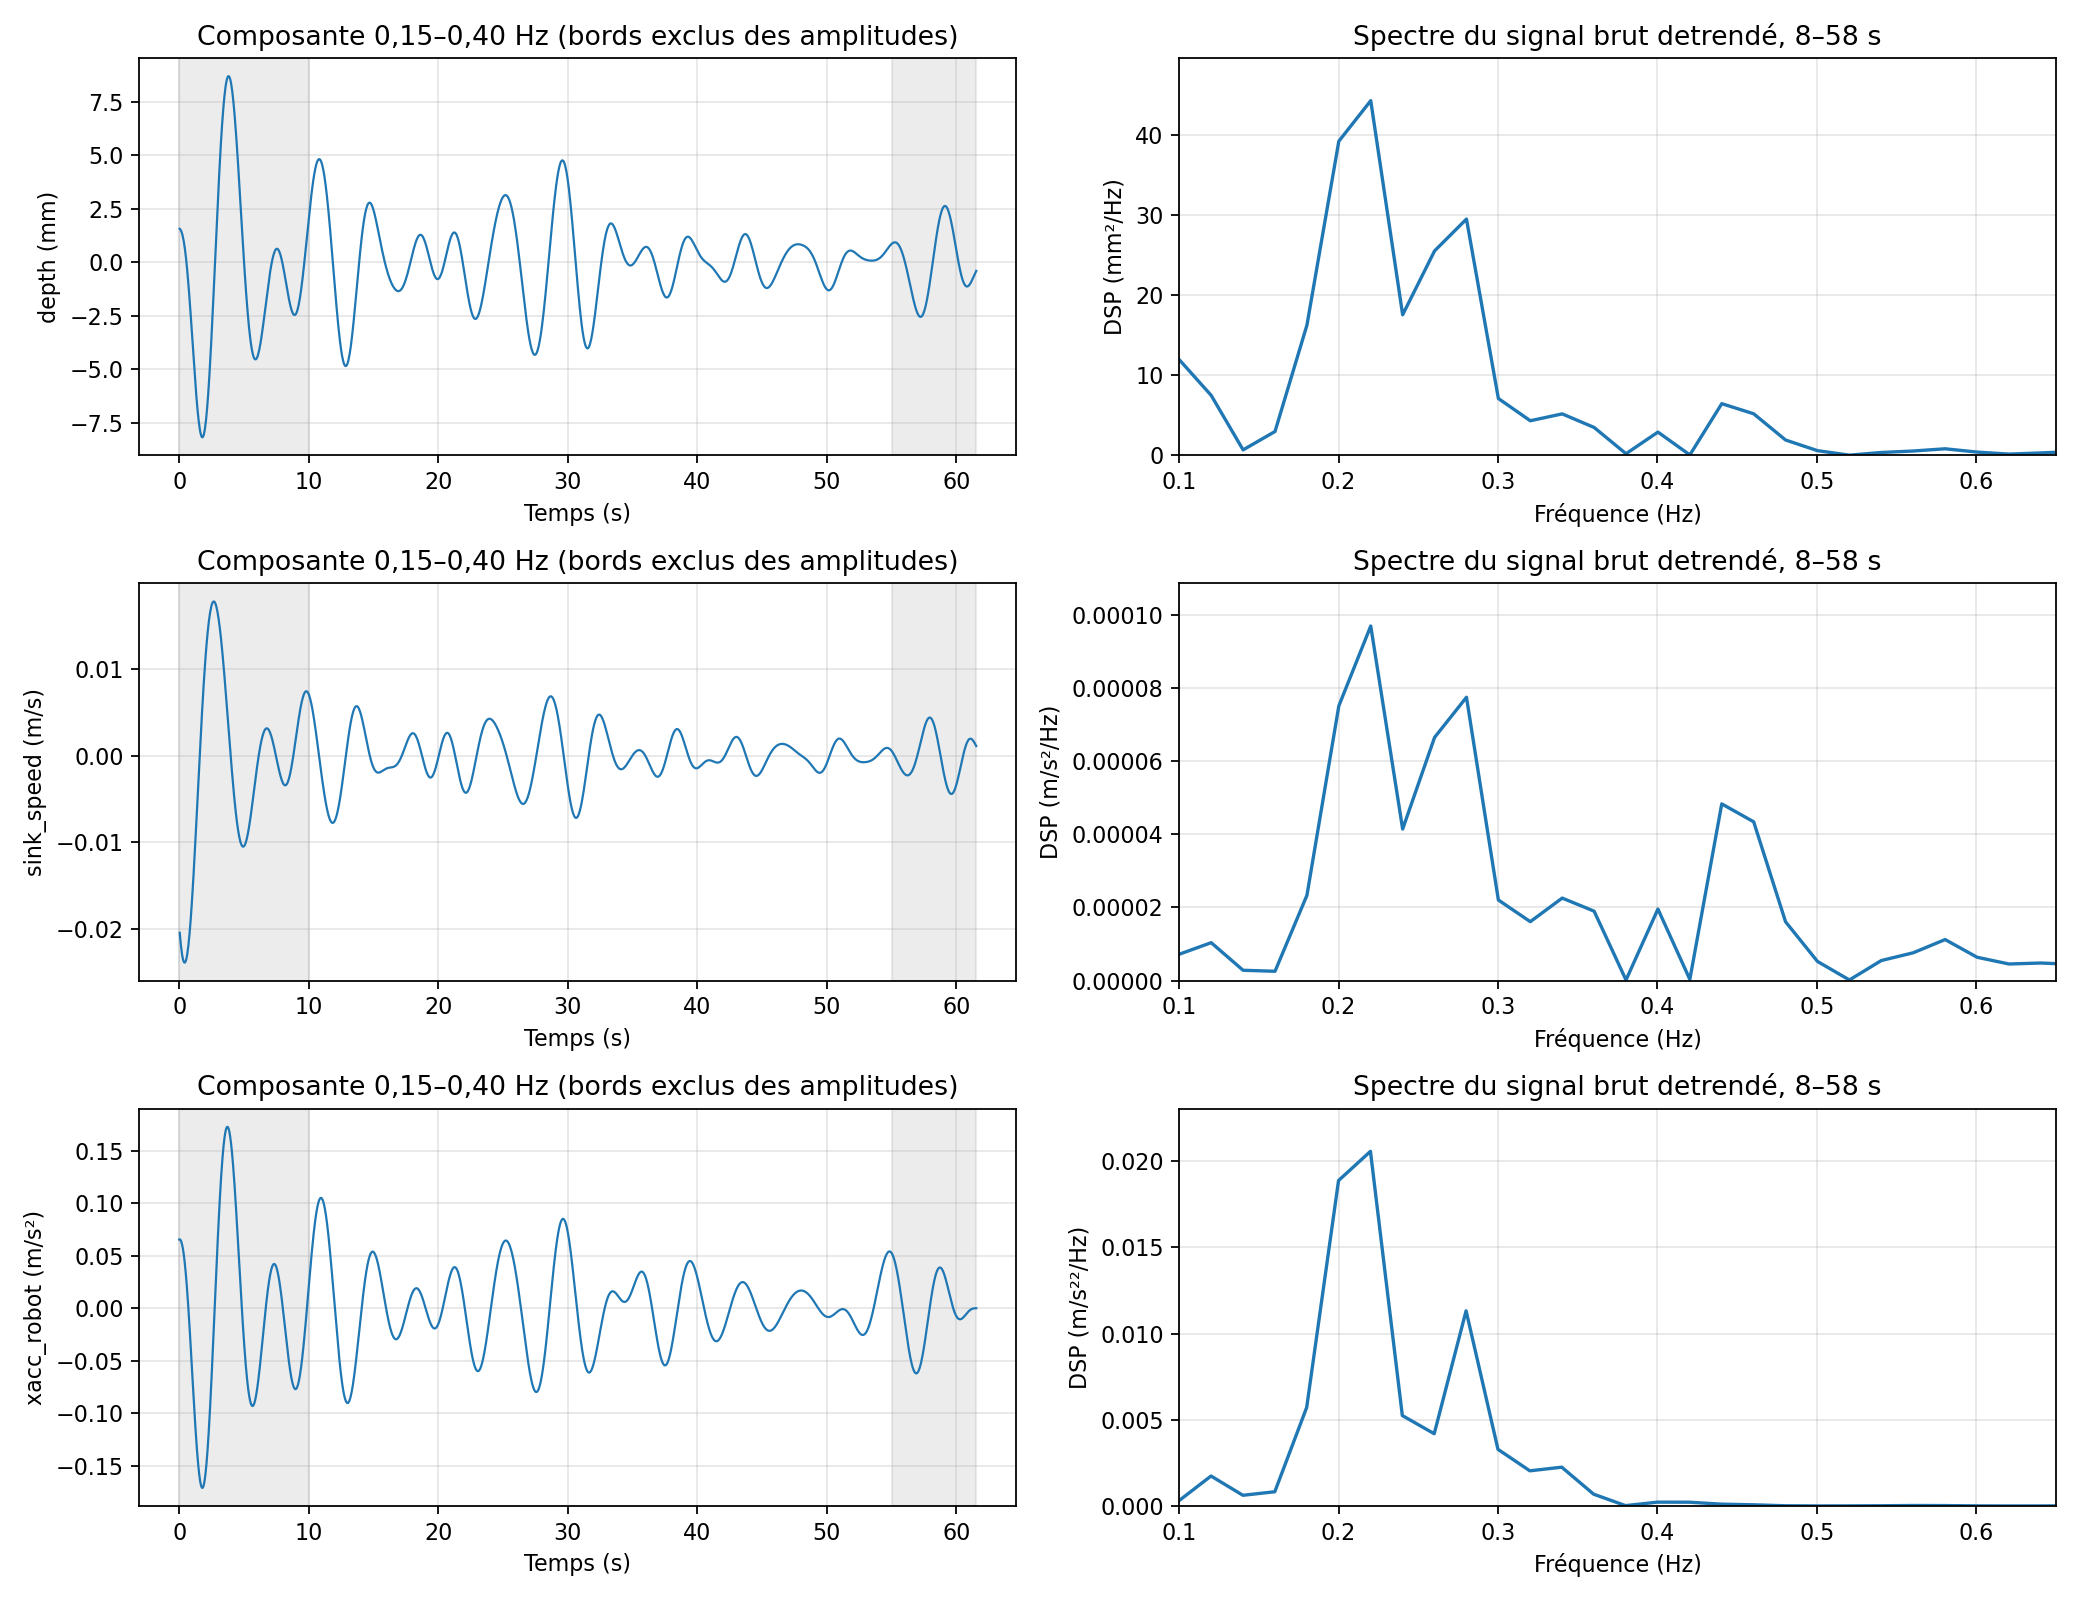

Here is the Python script that generated this plot:
"""Analyse reproductible de l'essai vague. Executer : python3 -s analyse_vague.py."""
import json
from pathlib import Path
import numpy as np
from scipy import signal
import matplotlib
matplotlib.use("Agg")
import matplotlib.pyplot as plt

SRC = Path("/home/crc/data_exp_2909/vague")
OUT = Path(__file__).resolve().parent
BAND = (0.15, 0.40)
results = {}
series = {}
for typ, keys in [("bar30", ["depth", "sink_speed"]), ("imu", ["xacc_robot", "yacc_robot", "zacc_robot"])]:
    data = [json.loads(l) for l in (SRC / f"vague_{typ}.jsonl").read_text().splitlines()]
    t = np.array([r["time"] for r in data])
    assert np.all(np.diff(t)>0)
    fs = 1 / np.median(np.diff(t))
    tu = np.arange(t[0], t[-1], 1/fs)
    for key in keys:
        x = np.array([r[key] for r in data])
        assert np.all(np.isfinite(x))
        xu = np.interp(tu, t, x)
        band = signal.sosfiltfilt(signal.butter(3, BAND, btype="bandpass", fs=fs, output="sos"), signal.detrend(xu))
        mask = (tu>=10)&(tu<=55)
        central = band[mask]
        # Equivalent sinusoidal amplitude, not an individual measured wave height.
        amp = np.sqrt(2)*np.std(central)
        segments = {}
        for a,b in [(0,61.5),(8,58),(8,33),(33,58)]:
            m=(tu>=a)&(tu<=b)
            f,p=signal.periodogram(signal.detrend(xu[m]),fs,window="hann")
            peaks,_=signal.find_peaks(p)
            inds=sorted([k for k in peaks if .15<=f[k]<=.4],key=lambda k:p[k],reverse=True)[:2]
            segments[f"{a}-{b}"]={"resolution_hz":float(f[1]-f[0]),"peaks_hz":[float(f[k]) for k in inds]}
        f,p=signal.periodogram(signal.detrend(xu[(tu>=8)&(tu<=58)]),fs,window="hann")
        results[key]={"unit": "m" if key=="depth" else "m/s" if key=="sink_speed" else "m/s²",
            "amplitude_equivalente":float(amp),"crete_a_crete_equivalente":float(2*amp),
            "rms_bande":float(np.std(central)),"p95_p05_bande":float(np.percentile(central,95)-np.percentile(central,5)),
            "segments":segments,"fs_grille_hz":float(fs),"fs_moyen_hz":float((len(t)-1)/(t[-1]-t[0]))}
        series[key]=(tu,xu,band,f,p,fs)
# Check speed construction on original timestamps.
d=[json.loads(l) for l in (SRC/"vague_bar30.jsonl").read_text().splitlines()]
t=np.array([r["time"] for r in d]); dep=np.array([r["depth"] for r in d]); vel=np.array([r["sink_speed"] for r in d])
results["verification_vitesse"]={"rmse_difference_finie":float(np.sqrt(np.mean((np.diff(dep)/np.diff(t)-vel[1:])**2)))}
fig,axs=plt.subplots(3,2,figsize=(13,10))
for i,key in enumerate(["depth","sink_speed","xacc_robot"]):
    tu,xu,band,f,p,fs=series[key]
    scale=1000 if key=="depth" else 1
    unit="mm" if key=="depth" else results[key]["unit"]
    axs[i,0].plot(tu,band*scale,lw=1)
    axs[i,0].axvspan(0,10,color="gray",alpha=.15); axs[i,0].axvspan(55,tu[-1],color="gray",alpha=.15)
    axs[i,0].set(xlabel="Temps (s)",ylabel=f"{key} ({unit})",title="Composante 0,15–0,40 Hz (bords exclus des amplitudes)")
    axs[i,1].plot(f,p*scale**2)
    axs[i,1].set_ylim(0, 1.12*np.max(p[(f>=.1)&(f<=.65)])*scale**2)
    axs[i,1].set(xlim=(.1,.65),xlabel="Fréquence (Hz)",ylabel=f"DSP ({unit}²/Hz)",title="Spectre du signal brut detrendé, 8–58 s")
    for a in axs[i]: a.grid(alpha=.3)
fig.tight_layout(); fig.savefig(OUT/"analyse_vague.png",dpi=160); plt.close(fig)
tu,xu,band,f,p,fs=series["sink_speed"]
fig,axs=plt.subplots(2,1,figsize=(12,7))
axs[0].plot(tu,xu,color=".65",lw=.6,label="Vitesse brute")
for fc in [.08,.1]:
    sos=signal.butter(2,fc,fs=fs,output="sos")
    y=signal.sosfiltfilt(sos,xu)
    axs[0].plot(tu,y,label=f"Butterworth ordre 2, {fc} Hz, aller-retour")
    axs[1].plot(tu,y,label=f"{fc} Hz, aller-retour")
    _,h=signal.sosfreqz(sos,worN=[.21,.28],fs=fs)
    results[f"filtre_{fc}"]={"gain_causal_021_028":np.abs(h).tolist(),"gain_aller_retour_021_028":(np.abs(h)**2).tolist()}
for a in axs:
    a.set(xlabel="Temps (s)",ylabel="Vitesse (m/s)")
    a.grid(alpha=.3); a.legend()
axs[1].set_ylim(-.015,.015)
fig.tight_layout(); fig.savefig(OUT/"comparaison_filtres.png",dpi=150)
(OUT/"resultats.json").write_text(json.dumps(results,indent=2,ensure_ascii=False))
print(json.dumps(results,indent=2,ensure_ascii=False))
